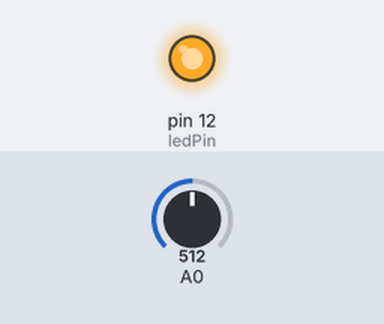
Bench run of a sketch on a simulated Arduino Uno, built with avr-gcc and run on an emulated ATmega328P. Parts: output pins drawn as LEDs (lit = HIGH). The test bench sets the inputs (shaded band); at power-on: A0 = 512.

Above: at 1.2 s.
1.3 s: A0 set to 0
At 1.8 s:
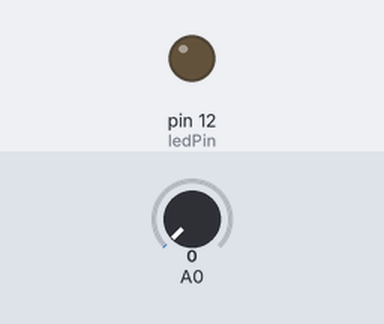
2.8 s: A0 set to 122
At 4.1 s:
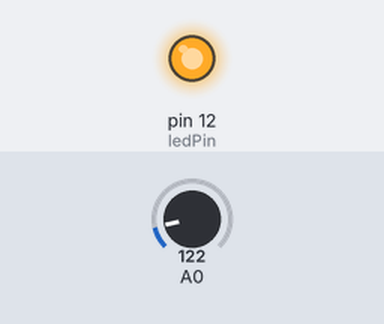
Timing chart, 0 to 5.8 s (numbered marks = the images above; inputs shaded):
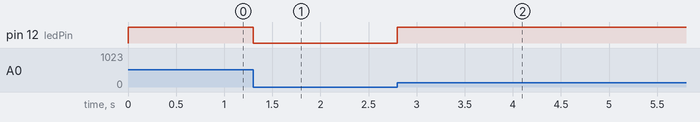

The sketch:

sound_sensor_1.ino
```cpp
int ledPin=12;
int result = 0;
boolean val =0;

void setup(){
    pinMode(ledPin, OUTPUT);
    Serial.begin (9600);
}

void loop (){
  val =analogRead(A0);

//  Serial.println (val);

  if (val==HIGH) {

    digitalWrite(ledPin, HIGH);
  }
  else{

    digitalWrite(ledPin, LOW);
  }
//  delay(100);
}
```

Measured:
- after the input at 1.3 s, pin 12 (ledPin): HIGH → LOW at once
- after the input at 2.8 s, pin 12 (ledPin): LOW → HIGH at once
